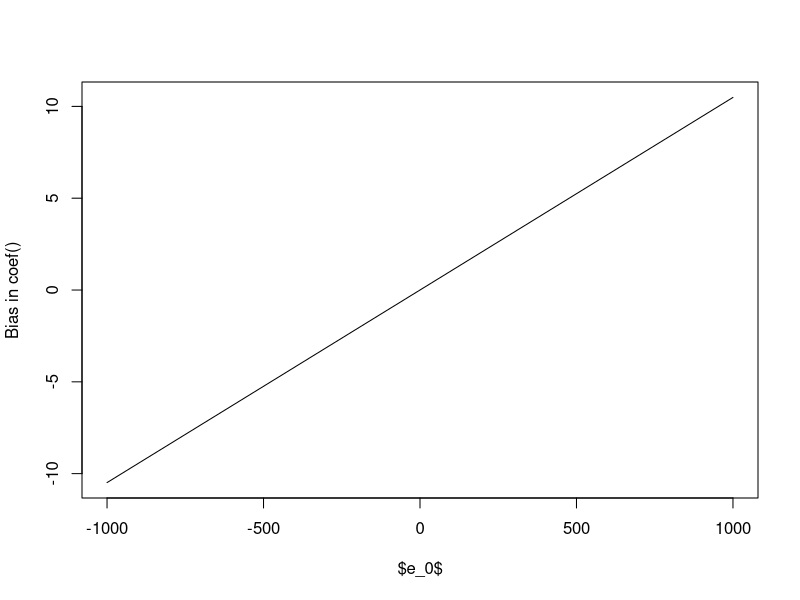
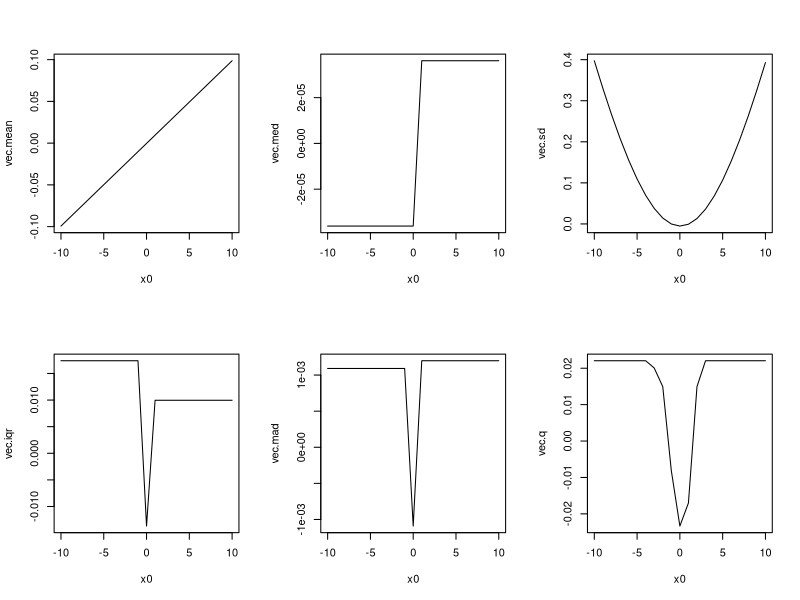

Write R code to recreate these figures, in order.
## ---- chunk 1
set.seed(42)
n <- 100
x <- runif(n)
beta1 <- 1
beta2 <- 2
epsilon <- rnorm(n,sd=.1)
y <- beta1 + beta2*x + epsilon
model <- lm(y~x)
coef.sample<-coef(model)[2]

n.e0<-100
e0 <- seq(-1000,1000,length=n.e0)
sc.coef <- numeric(n.e0)
for(i in 1:n.e0) {
  e.augmented <- c(epsilon[1:99],e0[i])
  y <- beta1 + beta2*x + e.augmented
  sc.coef[i] <- coef(lm(y~x))[2]-coef.sample
}

## Sensitivity curve for the sample coef
plot(e0, sc.coef,
     ylab="Bias in coef()",
     xlab="$e_0$",
     type="l")
## ---- chunk 2
set.seed(42)
require(robustbase)
n <- 100
x<-rnorm(n)
mean.x<-mean(x)
med.x<-median(x)
sd.x<-sd(x)
iqr.x<-IQR(x)
mad.x<-mad(x)
q.x<-Qn(x)
## ---- chunk 3
x0<-seq(from=-10,to=10,by=1)

vec.mean<-numeric(length(x0))
vec.med<-numeric(length(x0))
vec.sd<-numeric(length(x0))
vec.iqr<-numeric(length(x0))
vec.mad<-numeric(length(x0))
vec.q<-numeric(length(x0))

for (i in 1:length(x0)){
  x[101]<-x0[i]
  vec.mean[i]<-mean(x)-mean.x
  vec.med[i]<-median(x)-med.x
  vec.sd[i]<-sd(x)-sd.x
  vec.iqr[i]<-IQR(x)-iqr.x
  vec.mad[i]<-mad(x)-mad.x
  vec.q[i]<-Qn(x)-q.x
}

par(mfrow=c(2,3))
plot(x0,vec.mean,type="l")
plot(x0,vec.med,type="l")
plot(x0,vec.sd,type="l")
plot(x0,vec.iqr,type="l")
plot(x0,vec.mad,type="l")
plot(x0,vec.q,type="l")
## ---- chunk 4
set.seed(42)
require(robustbase)
n <- 20
x<-rnorm(n)
mean.x<-mean(x)
med.x<-median(x)
sd.x<-sd(x)
iqr.x<-IQR(x)
mad.x<-mad(x)
q.x<-Qn(x)

x0<-1000

vec.mean<-numeric()
vec.med<-numeric()
vec.sd<- numeric()
vec.iqr<-numeric()
vec.mad<-numeric()
vec.q<-numeric()

for (i in 1:10){
  for (j in 1:i){
    x[j]<-x0
  }
  vec.mean[i]<-mean(x)
  vec.med[i]<-median(x)
  vec.sd[i]<-sd(x)
  vec.iqr[i]<-IQR(x)
  vec.mad[i]<-mad(x)
  vec.q[i]<-Qn(x)
}

values<-data.frame(seq(1,10,by=1),vec.mean,vec.med,vec.sd,vec.iqr,vec.mad,vec.q)

colnames(values)<-c("M","Mean","Median","Standard Deviation","IQR","MAD","Q")

knitr::kable(values)
